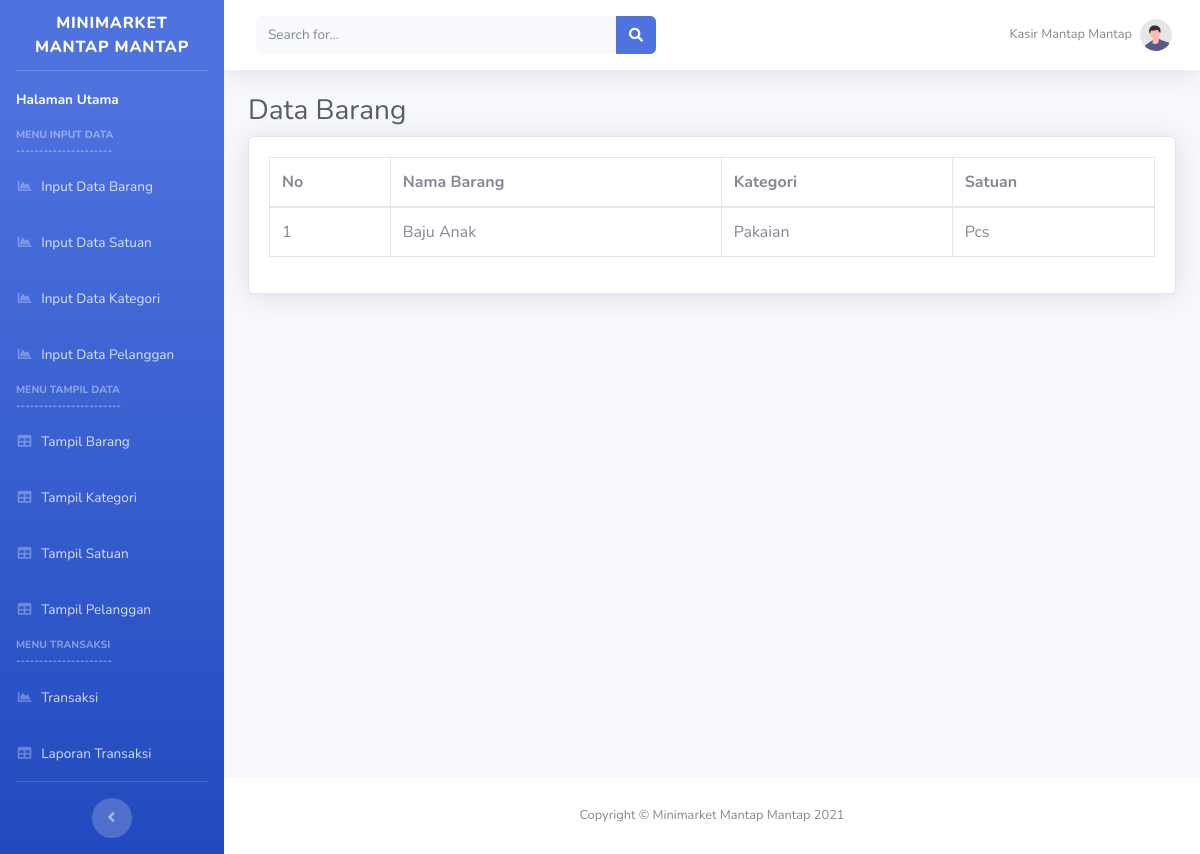
The app's page /tampil_barang.php, older data.
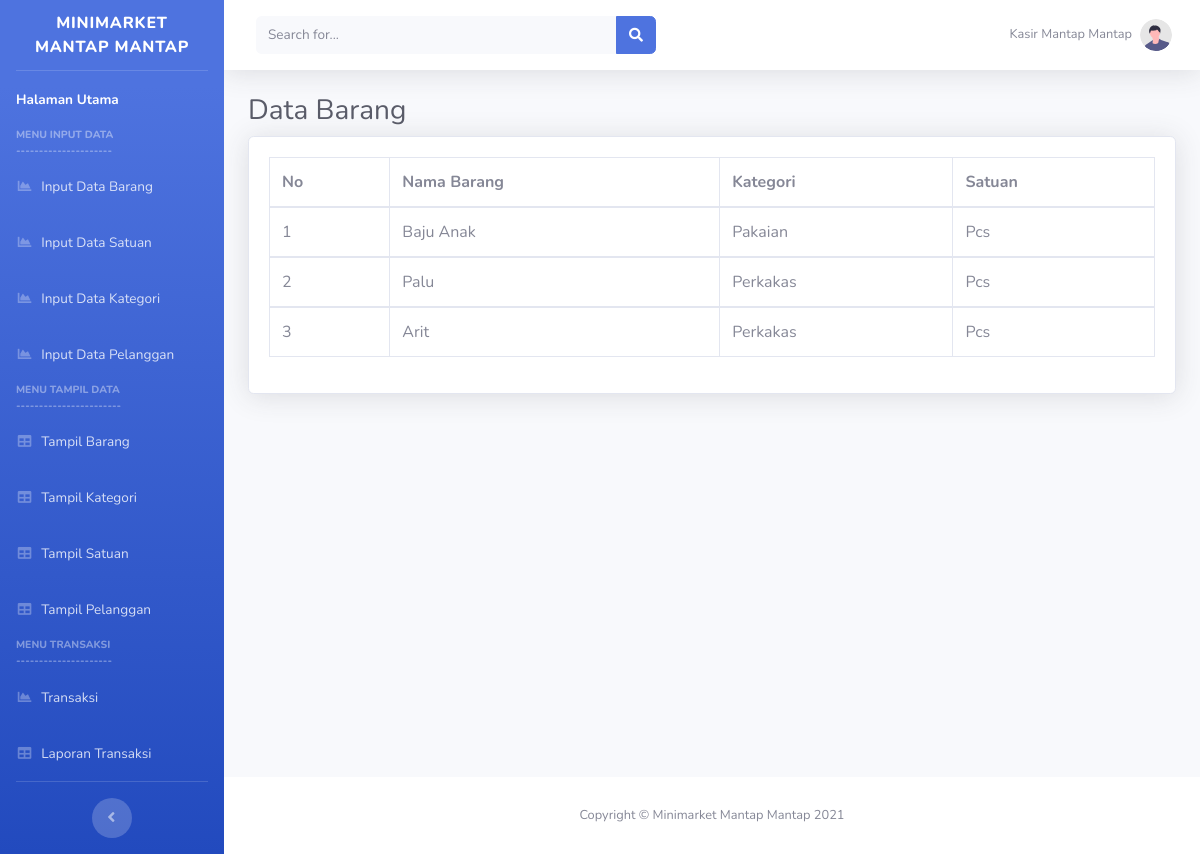
The same page, newer data.
### tables this page shows
CREATE TABLE `barang` (
  `id_barang` int(11) NOT NULL AUTO_INCREMENT,
  `nama_barang` varchar(100) DEFAULT NULL,
  `id_kategori` int(11) DEFAULT NULL,
  `id_satuan` int(11) DEFAULT NULL,
  PRIMARY KEY (`id_barang`),
  KEY `id_kategori` (`id_kategori`),
  KEY `id_satuan` (`id_satuan`),
  CONSTRAINT `id_kategori` FOREIGN KEY (`id_kategori`) REFERENCES `kategori` (`id_kategori`),
  CONSTRAINT `id_satuan` FOREIGN KEY (`id_satuan`) REFERENCES `satuan` (`id_satuan`)
);

CREATE TABLE `kategori` (
  `id_kategori` int(11) NOT NULL AUTO_INCREMENT,
  `nama_kategori` varchar(100) DEFAULT NULL,
  PRIMARY KEY (`id_kategori`)
);

CREATE TABLE `satuan` (
  `id_satuan` int(11) NOT NULL AUTO_INCREMENT,
  `nama_satuan` varchar(100) DEFAULT NULL,
  PRIMARY KEY (`id_satuan`)
);

### tampil_barang.php (the view, shortened to what this page needs)
<?php
        include_once("database/connection.php");?>
<!DOCTYPE html>
<html lang="en">
<head>
    <link href="vendor/bootstrap/css/bootstrap.min.css" rel="stylesheet">
    <link href="vendor/fontawesome-free/css/all.min.css" rel="stylesheet" type="text/css">
    <link href="css/sb-admin-2.min.css" rel="stylesheet">
</head>
<body id="page-top">
    <div id="wrapper">
        <?php
         require('sidebar.php');
         require('topbar.php');
        ?>
      <div class="container-fluid">
        <h1 class="h3 mb-2 text-gray-800">Data Barang</h1>
        <div class="card shadow mb-4">
            <div class="card-body">
                <div class="table-responsive">
                    <table class="table table-bordered" id="dataTable" width="100%" cellspacing="0">
                        <thead>
                            <tr>
                            <th>No</th>
                                <th>Nama Barang</th>
                                <th>Kategori</th>
                                <th>Satuan</th>
                            </tr>
                        </thead>
                        <?php
                            $no = 1;
                            $data_barang = mysqli_query($connect, "SELECT * FROM barang JOIN kategori
                            ON barang.id_kategori=kategori.id_kategori
                            JOIN satuan ON barang.id_satuan=satuan.id_satuan");
                            while ($d = mysqli_fetch_assoc($data_barang)) {
                        ?>
                        <tbody>
                            <tr>
                            <td><?php echo $no++;?></td>
                            <td><?php echo $d['nama_barang']; ?></td>
                            <td><?php echo $d['nama_kategori']; ?></td>
                            <td><?php echo $d['nama_satuan']; ?></td>
                            </tr>
                        </tbody>
                        <?php }; ?>
                    </table>
                </div>
            </div>
        </div>
    </div>
</div>
             <footer class="sticky-footer bg-white">
                <div class="container my-auto">
                    <div class="copyright text-center my-auto">
                        <span>Copyright &copy; Minimarket Mantap Mantap 2021</span>
                    </div>
                </div>
            </footer>
        </div>
    </div>
</body>
</html>

### sidebar.php (shortened to what this page needs)
 <ul class="navbar-nav bg-gradient-primary sidebar sidebar-dark accordion " id="accordionSidebar">
<a class="sidebar-brand d-flex align-items-center justify-content-center" href="dashboard.php">
    <div class="sidebar-brand-text mx-3">Minimarket Mantap Mantap</div>
</a>
<hr class="sidebar-divider my-0">
<li class="nav-item active">
    <a class="nav-link" href="dashboard.php">
        <span>Halaman Utama</span></a>
</li>
<div class="sidebar-heading">
    Menu Input Data
</div>
<div class="sidebar-heading">
    ---------------------
</div>
<li class="nav-item">
    <a class="nav-link" href="input_barang.php">
        <i class="fas fa-fw fa-chart-area"></i>
        <span>Input Data Barang</span></a>
</li>
<li class="nav-item">
    <a class="nav-link" href="input_satuan.php">
        <i class="fas fa-fw fa-chart-area"></i>
        <span>Input Data Satuan</span></a>
</li>
<li class="nav-item">
    <a class="nav-link" href="input_kategori.php">
        <i class="fas fa-fw fa-chart-area"></i>
        <span>Input Data Kategori</span></a>
</li>
<li class="nav-item">
    <a class="nav-link" href="input_pelanggan.php">
        <i class="fas fa-fw fa-chart-area"></i>
        <span>Input Data Pelanggan</span></a>
</li>
<div class="sidebar-heading">
    Menu Tampil Data
</div>
<div class="sidebar-heading">
    -----------------------
</div>
<li class="nav-item">
    <a class="nav-link" href="tampil_barang.php">
        <i class="fas fa-fw fa-table"></i>
        <span>Tampil Barang</span></a>
</li>
<li class="nav-item">
    <a class="nav-link" href="tampil_kategori.php">
        <i class="fas fa-fw fa-table"></i>
        <span>Tampil Kategori</span></a>
</li>
<li class="nav-item">
    <a class="nav-link" href="tampil_satuan.php">
        <i class="fas fa-fw fa-table"></i>
        <span>Tampil Satuan</span></a>
</li>
<li class="nav-item">
    <a class="nav-link" href="tampil_pelanggan.php">
        <i class="fas fa-fw fa-table"></i>
        <span>Tampil Pelanggan</span></a>
</li>
<div class="sidebar-heading">
    Menu Transaksi
</div>
<div class="sidebar-heading">
    ---------------------
</div>
<li class="nav-item">
    <a class="nav-link" href="input_transaksi.php">
        <i class="fas fa-fw fa-chart-area"></i>
        <span>Transaksi</span></a>
</li>
<li class="nav-item">
    <a class="nav-link" href="tampil_transaksi.php">
        <i class="fas fa-fw fa-table"></i>
        <span>Laporan Transaksi</span></a>
</li>
<hr class="sidebar-divider d-none d-md-block">
<div class="text-center d-none d-md-inline">
    <button class="rounded-circle border-0" id="sidebarToggle"></button>
</div>
</ul>

### topbar.php (shortened to what this page needs)
<div id="content-wrapper" class="d-flex flex-column">
<div id="content">
    <nav class="navbar navbar-expand navbar-light bg-white topbar mb-4 static-top shadow">
        <form
            class="d-none d-sm-inline-block form-inline mr-auto ml-md-3 my-2 my-md-0 mw-100 navbar-search">
            <div class="input-group">
                <input type="text" class="form-control bg-light border-0 small" placeholder="Search for..."
                    aria-label="Search" aria-describedby="basic-addon2">
                <div class="input-group-append">
                    <button class="btn btn-primary" type="button">
                        <i class="fas fa-search fa-sm"></i>
                    </button>
                </div>
            </div>
        </form>
        <ul class="navbar-nav ml-auto">
            <li class="nav-item dropdown no-arrow">
                <a class="nav-link dropdown-toggle" href="#" id="userDropdown" role="button"
                    data-toggle="dropdown" aria-haspopup="true" aria-expanded="false">
                    <span class="mr-2 d-none d-lg-inline text-gray-600 small">Kasir Mantap Mantap</span>
                    <img class="img-profile rounded-circle"
                        src="img/undraw_profile.svg">
                </a>
            </li>
        </ul>
    </nav>

Row changes from the older to the newer data that the page shows:
added barang: nama_barang "Palu", id_kategori.nama_kategori "Perkakas", id_satuan.nama_satuan "Pcs"
added barang: nama_barang "Arit", id_kategori.nama_kategori "Perkakas", id_satuan.nama_satuan "Pcs"
